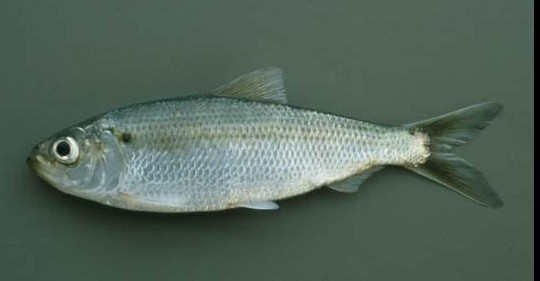
#> input picture Project/data/temp/1.jpg, 540 x 281 px, found by its file name
$ python chanvese.py   (Python 2 division)   (older library calls are emulated)
#> lines starting #> are read from the running program, lines starting #| are printed output that depends on the picture; after the words box and inside, x2 and y2 are one past the last pixel; in counts of white or black regions, pixels touching at a corner belong together
# ------------------------------------------------------------------------
# Region Based Active Contour Segmentation
#
# seg = region_seg(I, init_mask, max_its, alpha, display)
#
# Inputs: I           2D image
#         init_mask   Initialization (1 = foreground, 0 = bg)
#         max_its     Number of iterations to run segmentation for
#         alpha       (optional) Weight of smoothing term
#                       higher = smoother.  default = 0.2
#         display     (optional) displays intermediate outputs
#                       default = true
#
# Outputs: seg        Final segmentation mask (1=fg, 0=bg)
#
# Description: This code implements the paper: "Active Contours Without
# Edges" By Chan Vese. This is a nice way to segment images whose
# foregrounds and backgrounds are statistically different and homogeneous.
#
# Example:
# img = imread('tire.tif');
# m = zeros(size(img));
# m(33:33+117, 44:44+128) = 1;
# seg = region_seg(img, m, 500);
#
# Coded by: Shawn Lankton (www.shawnlankton.com)
# ------------------------------------------------------------------------
#
# Gif montage (save each step in a gif folder):
# convert -delay 50 gif/levelset*.png levelset.gif

import numpy as np
import scipy.ndimage as nd
import matplotlib.pyplot as plt
import cv2

eps = np.finfo(float).eps


def chanvese(img, init_mask, max_its=200, mu=0.2, lambda1=1.0, lambda2=1.0, kappa=0.0,
             thresh=0, color='r', display=False):
    img_height, img_width, num_channels = img.shape
    img = img.astype(np.float)

    # Create a signed distance map (SDF) from mask
    phi = mask2phi(init_mask)

    if display:
        plt.ion()
        fig, axes = plt.subplots(ncols=2)
        show_curve_and_phi(fig, img, phi, color)
        plt.savefig('levelset_start.png', bbox_inches='tight')

    # Main loop
    its = 0
    stop = False
    prev_mask = init_mask
    c = 0
    F = 0
    curvature = 0

    while its < max_its and not stop:
        # Get the curve's narrow band
        idx = np.flatnonzero(np.logical_and(phi <= 1.2, phi >= -1.2))

        if len(idx) > 0:
            # Intermediate output
            if display:
                if np.mod(its, 50) == 0:
                    print('iteration: {0}'.format(its))
                    show_curve_and_phi(fig, img, phi, color)

                    # print("max var force = %f" % (np.max(F / 2)))
                    # print("max curvature force = %f" % (np.max(curvature)))
                    # #
                    # input("Press Enter to continue.")

            else:
                if np.mod(its, 10) == 0:
                    print('iteration: {0}'.format(its))

            # Find interior and exterior mean
            upts = phi <= 0  # interior points
            vpts = phi > 0  # exterior points

            # print(upts.shape)
            # print(len(upts))

            u = np.empty(num_channels)
            v = np.empty(num_channels)
            for i in range(num_channels):
                curr_channel = img[:, :, i]
                u[i] = np.sum(curr_channel[upts])
                v[i] = np.sum(curr_channel[vpts])

            u = u / (np.sum(upts) + eps)
            v = v / (np.sum(vpts) + eps)


            # Force from image information
            F = np.zeros(len(idx))
            for i in range(num_channels):
                temp = img[:, :, i]
                # F = F + np.power(temp.flat[idx] - u[i], 2) - np.power(temp.flat[idx] - v[i], 2)
                F = F - lambda1 * np.power(temp.flat[idx] - v[i], 2) / 3 + lambda2 * np.power(temp.flat[idx] - u[i],
                                                                                              2) / 3

            # Force from curvature penalty
            curvature = get_curvature(phi, idx)


            # Gradient descent to minimize energy
            dphidt = F + mu * curvature - kappa

            # Maintain the CFL condition
            #dt = 0.45 / (np.max(np.abs(dphidt)) + eps)
            dt = 0.05

            # Evolve the curve
            phi.flat[idx] += dt * dphidt

            # Keep SDF smooth
            phi = sussman(phi, 0.5)

            new_mask = phi <= 0
            c = convergence(prev_mask, new_mask, thresh, c)

            if c <= 5:
                its = its + 1
                prev_mask = new_mask
            else:
                stop = True

        else:
            break

            # Final output
    if display:
        show_curve_and_phi(fig, img, phi, color)
        plt.savefig('levelset_end.png', bbox_inches='tight')

    # Make mask from SDF
    seg = phi <= 0  # Get mask from levelset

    return seg, phi, its


# ---------------------------------------------------------------------
# ---------------------- AUXILIARY FUNCTIONS --------------------------
# ---------------------------------------------------------------------

def bwdist(a):
    """
    Intermediary function. 'a' has only True/False vals,
    so we convert them into 0/1 values - in reverse.
    True is 0, False is 1, distance_transform_edt wants it that way.
    """
    return nd.distance_transform_edt(a == 0)


# Displays the image with curve superimposed
def show_curve_and_phi(fig, I, phi, color):
    fig.axes[0].cla()
    fig.axes[0].imshow(I)
    fig.axes[0].contour(phi, 0, colors=color)
    fig.axes[0].set_axis_off()
    plt.draw()

    fig.axes[1].cla()
    fig.axes[1].imshow(phi)
    fig.axes[1].set_axis_off()
    plt.draw()

    plt.pause(0.001)


def im2double(a):
    a = a.astype(np.float)
    a /= np.abs(a).max()
    return a


# Converts a mask to a SDF
def mask2phi(init_a):
    phi = bwdist(init_a) - bwdist(1 - init_a) + im2double(init_a) - 0.5
    return phi


# Compute curvature along SDF
def get_curvature(phi, idx):
    dimy, dimx = phi.shape
    yx = np.array([np.unravel_index(i, phi.shape) for i in idx])  # subscripts
    y = yx[:, 0]
    x = yx[:, 1]

    # Get subscripts of neighbors
    ym1 = y - 1
    xm1 = x - 1
    yp1 = y + 1
    xp1 = x + 1

    # Bounds checking
    ym1[ym1 < 0] = 0
    xm1[xm1 < 0] = 0
    yp1[yp1 >= dimy] = dimy - 1
    xp1[xp1 >= dimx] = dimx - 1

    # Get indexes for 8 neighbors
    idup = np.ravel_multi_index((yp1, x), phi.shape)
    iddn = np.ravel_multi_index((ym1, x), phi.shape)
    idlt = np.ravel_multi_index((y, xm1), phi.shape)
    idrt = np.ravel_multi_index((y, xp1), phi.shape)
    idul = np.ravel_multi_index((yp1, xm1), phi.shape)
    idur = np.ravel_multi_index((yp1, xp1), phi.shape)
    iddl = np.ravel_multi_index((ym1, xm1), phi.shape)
    iddr = np.ravel_multi_index((ym1, xp1), phi.shape)

    # Get central derivatives of SDF at x,y
    phi_x = -phi.flat[idlt] + phi.flat[idrt]
    phi_y = -phi.flat[iddn] + phi.flat[idup]
    phi_xx = phi.flat[idlt] - 2 * phi.flat[idx] + phi.flat[idrt]
    phi_yy = phi.flat[iddn] - 2 * phi.flat[idx] + phi.flat[idup]
    phi_xy = 0.25 * (- phi.flat[iddl] - phi.flat[idur] +
                     phi.flat[iddr] + phi.flat[idul])
    phi_x2 = phi_x ** 2
    phi_y2 = phi_y ** 2

    # Compute curvature (Kappa)
    curvature = ((phi_x2 * phi_yy + phi_y2 * phi_xx - 2 * phi_x * phi_y * phi_xy) /
                 (phi_x2 + phi_y2 + eps) ** 1.5) * (phi_x2 + phi_y2) ** 0.5

    return curvature


# Level set re-initialization by the sussman method
def sussman(D, dt):
    # forward/backward differences
    a = D - np.roll(D, 1, axis=1)
    b = np.roll(D, -1, axis=1) - D
    c = D - np.roll(D, -1, axis=0)
    d = np.roll(D, 1, axis=0) - D

    a_p = np.clip(a, 0, np.inf)
    a_n = np.clip(a, -np.inf, 0)
    b_p = np.clip(b, 0, np.inf)
    b_n = np.clip(b, -np.inf, 0)
    c_p = np.clip(c, 0, np.inf)
    c_n = np.clip(c, -np.inf, 0)
    d_p = np.clip(d, 0, np.inf)
    d_n = np.clip(d, -np.inf, 0)

    a_p[a < 0] = 0
    a_n[a > 0] = 0
    b_p[b < 0] = 0
    b_n[b > 0] = 0
    c_p[c < 0] = 0
    c_n[c > 0] = 0
    d_p[d < 0] = 0
    d_n[d > 0] = 0

    dD = np.zeros_like(D)
    D_neg_ind = np.flatnonzero(D < 0)
    D_pos_ind = np.flatnonzero(D > 0)

    dD.flat[D_pos_ind] = np.sqrt(
        np.max(np.concatenate(
            ([a_p.flat[D_pos_ind] ** 2], [b_n.flat[D_pos_ind] ** 2])), axis=0) +
        np.max(np.concatenate(
            ([c_p.flat[D_pos_ind] ** 2], [d_n.flat[D_pos_ind] ** 2])), axis=0)) - 1
    dD.flat[D_neg_ind] = np.sqrt(
        np.max(np.concatenate(
            ([a_n.flat[D_neg_ind] ** 2], [b_p.flat[D_neg_ind] ** 2])), axis=0) +
        np.max(np.concatenate(
            ([c_n.flat[D_neg_ind] ** 2], [d_p.flat[D_neg_ind] ** 2])), axis=0)) - 1

    D = D - dt * sussman_sign(D) * dD
    return D


def sussman_sign(D):
    return D / np.sqrt(D ** 2 + 1)


# Convergence Test
def convergence(p_mask, n_mask, thresh, c):
    diff = p_mask - n_mask
    n_diff = np.sum(np.abs(diff))
    if n_diff < thresh:
        c = c + 1
    else:
        c = 0
    return c


if __name__ == "__main__":
    img = cv2.imread('../../data/temp/1.jpg', cv2.IMREAD_COLOR)
#> img is the input picture: shape (281, 540, 3); mean B, G, R 90, 101.4, 83.5

    # performing bilaterial filtering
    img_filt = im2double(cv2.bilateralFilter(img, 9, 75, 75))
#> in im2double, `a /= np.abs(a).max()`:
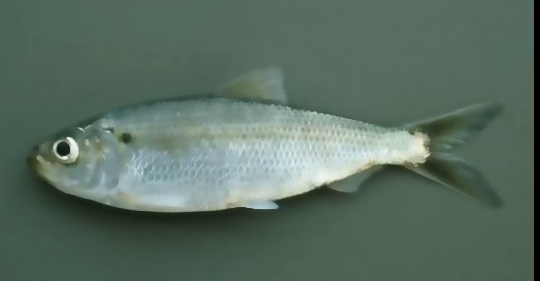
#> a: shape (281, 540, 3) float64; mean of channels 0, 1, 2 0.383, 0.431, 0.355; drawn as B, G, R

    print(img.shape)
#| (281, 540, 3)
    img_height, img_width, num_channels = img_filt.shape
#> img_height = 281; img_width = 540; num_channels = 3

    mask = np.zeros((img_height, img_width))
    print(mask.shape)
#| (281, 540)

    # initialize at the center
    window_width = min(img_width, img_height) / 5
#> window_width = 56
    center_x = int(img_height / 2)
#> center_x = 140
    center_y = int(img_width / 2)
#> center_y = 270

    mask[center_x - window_width:center_x + window_width, center_y - window_width:center_y + window_width] = 1

    mu = 0  # curve length
    kappa = -0.5 # area of foreground
    lambda1 = 5  # variance of background
    lambda2 = 0

    chanvese(img_filt, mask, max_its=1500, display=True, mu=mu, lambda1=lambda1, lambda2=lambda2, kappa=kappa)
#> in bwdist, `return nd.distance_transform_edt(a == 0)`:
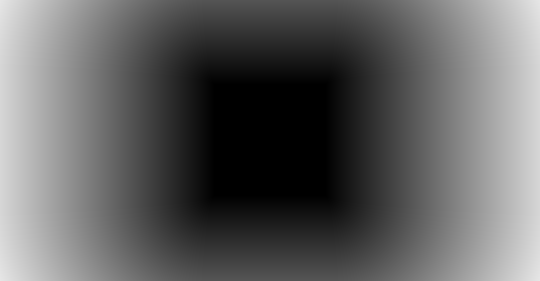
#> returned value: shape (281, 540) float64; min 0, max 230.3, mean 97.1
#> in bwdist (call 2), `return nd.distance_transform_edt(a == 0)`:
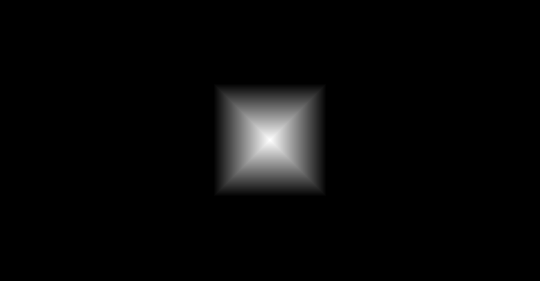
#> returned value: shape (281, 540) float64; min 0, max 56, mean 1.6; drawn with min black and max white
#> in im2double (call 2), `a = a.astype(np.float)`:
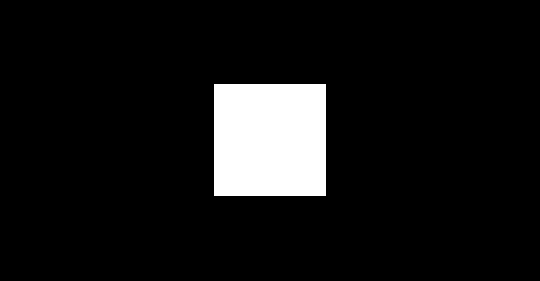
#> a: shape (281, 540) float64; values 0 (black) and 1 (white), 8.3% white; 1 white region, box (x1, y1, x2, y2) and area: (214, 84, 326, 196) 12544
#> in mask2phi, `phi = bwdist(init_a) - bwdist(1 - init_a) + im2double(init_a) - 0.5`:
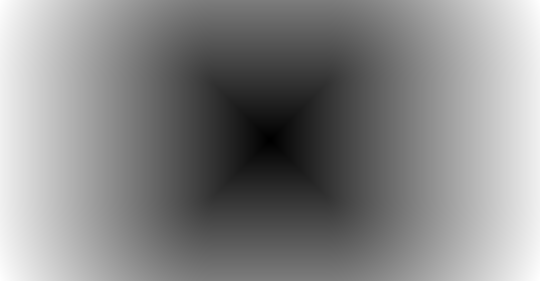
#> phi: shape (281, 540) float64; min -55.5, max 229.8, mean 95.1; drawn with min black and max white
#> in show_curve_and_phi, `plt.pause(0.001)`:
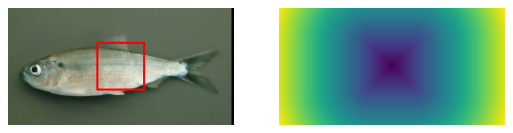
#> figure drawn by matplotlib, 2 panels
#> the loop in chanvese, `while its < max_its and not stop: # Get the curve's narrow band` made 2 passes
#> (u, v, n_diff in convergence, c) on pass 1: ([0.636, 0.667, 0.591], [0.36, 0.41, 0.334], 0, 0)
#> (u, v) on pass 2: ([0.636, 0.667, 0.591], [0.36, 0.41, 0.334])
#> pass 1, in sussman, `a = D - np.roll(D, 1, axis=1)`:
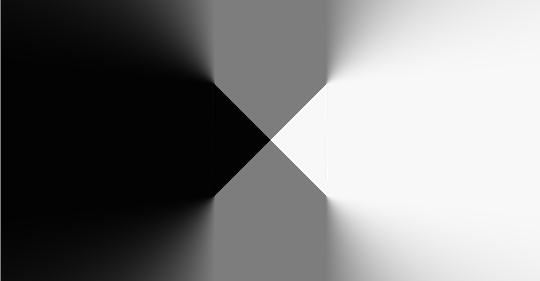
#> a: shape (281, 540) float64; min -1.02, max 1.05, mean 3.75e-19; drawn with min black and max white
#> after the loop in chanvese, `while its < max_its and not stop:`: its = 1
#> (the run stopped early here; a loop or call above may not have finished)

$ run again, with Project/data/temp/2.jpg copied over Project/data/temp/1.jpg
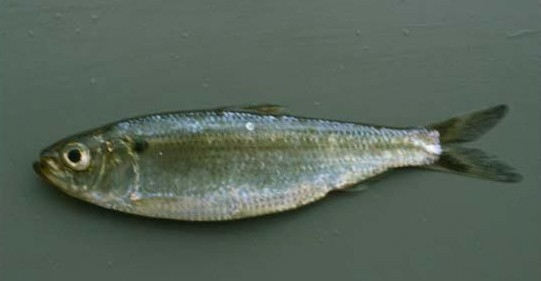
#> input picture Project/data/temp/2.jpg, 541 x 281 px, found by its file name
#> img is the input picture: shape (281, 541, 3); mean B, G, R 88.8, 100.3, 87
#| (281, 541, 3)
#| (281, 541)
#> in show_curve_and_phi, `plt.pause(0.001)`:
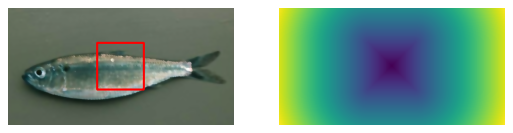
#> figure drawn by matplotlib, 2 panels
#> the loop in chanvese, `while its < max_its and not stop: # Get the curve's narrow band` made 2 passes
#> (u, v, n_diff in convergence, c) on pass 1: ([0.449, 0.504, 0.447], [0.368, 0.416, 0.36], 0, 0)
#> pass 1, in sussman, `a = D - np.roll(D, 1, axis=1)`:
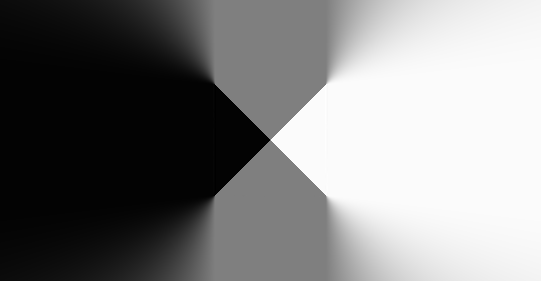
#> a: shape (281, 541) float64; min -1.02, max 1.02, mean 5.61e-19; drawn with min black and max white
#> after the loop in chanvese, `while its < max_its and not stop:`: its = 1

$ run again, with Project/data/temp/5.jpg copied over Project/data/temp/1.jpg
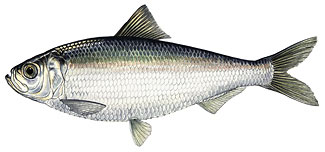
#> input picture Project/data/temp/5.jpg, 325 x 152 px, found by its file name
#> img is the input picture: shape (152, 325, 3); mean B, G, R 215.6, 218.4, 218.3
#| (152, 325, 3)
#| (152, 325)
#> in show_curve_and_phi, `plt.pause(0.001)`:
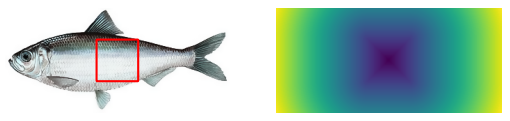
#> figure drawn by matplotlib, 2 panels
#> the loop in chanvese, `while its < max_its and not stop: # Get the curve's narrow band` made 2 passes
#> (u, v, n_diff in convergence, c) on pass 1: ([0.737, 0.768, 0.767], [0.855, 0.864, 0.864], 0, 0)
#> pass 1, in sussman, `a = D - np.roll(D, 1, axis=1)`:
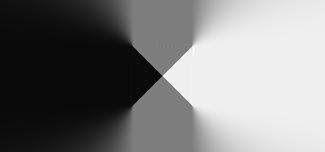
#> a: shape (152, 325) float64; min -1.09, max 1.13, mean 2.01e-18; drawn with min black and max white
#> after the loop in chanvese, `while its < max_its and not stop:`: its = 1
